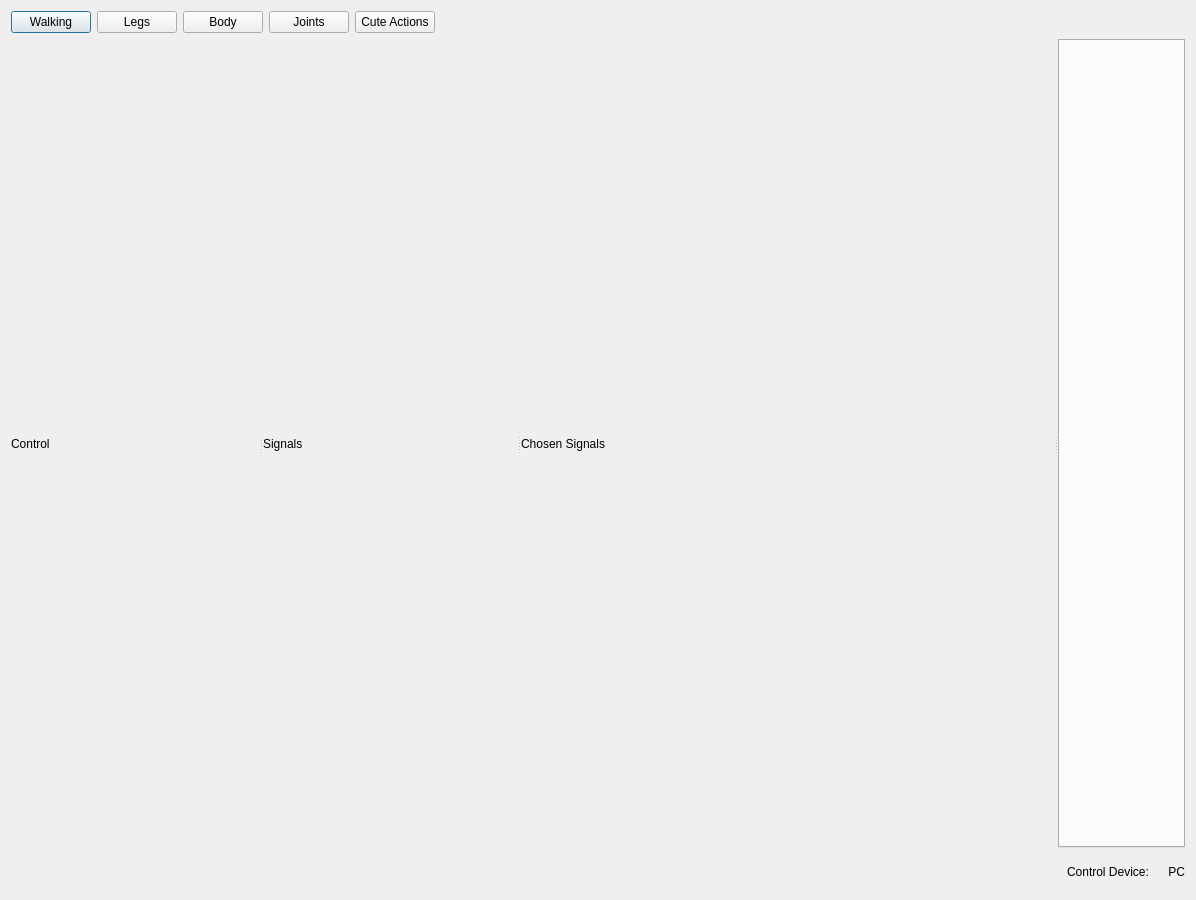
<?xml version="1.0" encoding="UTF-8"?>
<ui version="4.0">
 <class>Dialog</class>
 <widget class="QDialog" name="Dialog">
  <property name="geometry">
   <rect>
    <x>0</x>
    <y>0</y>
    <width>1196</width>
    <height>900</height>
   </rect>
  </property>
  <property name="windowTitle">
   <string>RoboGUI</string>
  </property>
  <property name="sizeGripEnabled">
   <bool>false</bool>
  </property>
  <layout class="QVBoxLayout" name="verticalLayout_5">
   <item>
    <layout class="QHBoxLayout" name="horizontalLayout">
     <property name="spacing">
      <number>6</number>
     </property>
     <item>
      <widget class="QPushButton" name="walking_btn">
       <property name="text">
        <string>Walking</string>
       </property>
       <property name="flat">
        <bool>false</bool>
       </property>
      </widget>
     </item>
     <item>
      <widget class="QPushButton" name="leg_btn">
       <property name="text">
        <string>Legs</string>
       </property>
      </widget>
     </item>
     <item>
      <widget class="QPushButton" name="body_btn">
       <property name="text">
        <string>Body</string>
       </property>
      </widget>
     </item>
     <item>
      <widget class="QPushButton" name="joints_btn">
       <property name="text">
        <string>Joints</string>
       </property>
      </widget>
     </item>
     <item>
      <widget class="QPushButton" name="cute_actions_btn">
       <property name="text">
        <string>Cute Actions</string>
       </property>
      </widget>
     </item>
     <item>
      <spacer name="horizontalSpacer">
       <property name="orientation">
        <enum>Qt::Horizontal</enum>
       </property>
       <property name="sizeHint" stdset="0">
        <size>
         <width>40</width>
         <height>20</height>
        </size>
       </property>
      </spacer>
     </item>
    </layout>
   </item>
   <item>
    <widget class="QSplitter" name="splitter">
     <property name="orientation">
      <enum>Qt::Horizontal</enum>
     </property>
     <widget class="QWidget" name="layoutWidget">
      <layout class="QVBoxLayout" name="verticalLayout_3">
       <item>
        <widget class="QLabel" name="label_11">
         <property name="minimumSize">
          <size>
           <width>0</width>
           <height>0</height>
          </size>
         </property>
         <property name="maximumSize">
          <size>
           <width>2000</width>
           <height>16777215</height>
          </size>
         </property>
         <property name="text">
          <string>Control</string>
         </property>
        </widget>
       </item>
      </layout>
     </widget>
     <widget class="QWidget" name="layoutWidget">
      <layout class="QVBoxLayout" name="verticalLayout_2">
       <item>
        <widget class="QLabel" name="label_10">
         <property name="minimumSize">
          <size>
           <width>0</width>
           <height>0</height>
          </size>
         </property>
         <property name="maximumSize">
          <size>
           <width>2000</width>
           <height>16777215</height>
          </size>
         </property>
         <property name="text">
          <string>Signals</string>
         </property>
        </widget>
       </item>
      </layout>
     </widget>
     <widget class="QWidget" name="layoutWidget">
      <layout class="QVBoxLayout" name="verticalLayout_4">
       <item>
        <widget class="QLabel" name="label_12">
         <property name="minimumSize">
          <size>
           <width>0</width>
           <height>0</height>
          </size>
         </property>
         <property name="maximumSize">
          <size>
           <width>2000</width>
           <height>16777215</height>
          </size>
         </property>
         <property name="text">
          <string>Chosen Signals</string>
         </property>
        </widget>
       </item>
      </layout>
     </widget>
     <widget class="QTabWidget" name="tabWidget_plots">
      <property name="minimumSize">
       <size>
        <width>0</width>
        <height>0</height>
       </size>
      </property>
      <property name="maximumSize">
       <size>
        <width>10000</width>
        <height>16777215</height>
       </size>
      </property>
      <property name="currentIndex">
       <number>-1</number>
      </property>
     </widget>
    </widget>
   </item>
   <item>
    <layout class="QHBoxLayout" name="horizontalLayout_2">
     <property name="sizeConstraint">
      <enum>QLayout::SetDefaultConstraint</enum>
     </property>
     <item>
      <spacer name="horizontalSpacer_2">
       <property name="orientation">
        <enum>Qt::Horizontal</enum>
       </property>
       <property name="sizeHint" stdset="0">
        <size>
         <width>40</width>
         <height>20</height>
        </size>
       </property>
      </spacer>
     </item>
     <item>
      <widget class="QLabel" name="label_4">
       <property name="minimumSize">
        <size>
         <width>0</width>
         <height>25</height>
        </size>
       </property>
       <property name="maximumSize">
        <size>
         <width>16777215</width>
         <height>25</height>
        </size>
       </property>
       <property name="text">
        <string>Control Device:</string>
       </property>
      </widget>
     </item>
     <item>
      <widget class="QLabel" name="label_control_device">
       <property name="minimumSize">
        <size>
         <width>30</width>
         <height>35</height>
        </size>
       </property>
       <property name="maximumSize">
        <size>
         <width>180</width>
         <height>35</height>
        </size>
       </property>
       <property name="text">
        <string>PC</string>
       </property>
       <property name="alignment">
        <set>Qt::AlignRight|Qt::AlignTrailing|Qt::AlignVCenter</set>
       </property>
      </widget>
     </item>
    </layout>
   </item>
  </layout>
 </widget>
 <tabstops>
  <tabstop>walking_btn</tabstop>
  <tabstop>leg_btn</tabstop>
  <tabstop>body_btn</tabstop>
  <tabstop>joints_btn</tabstop>
  <tabstop>cute_actions_btn</tabstop>
  <tabstop>tabWidget_plots</tabstop>
 </tabstops>
 <resources/>
 <connections/>
</ui>
